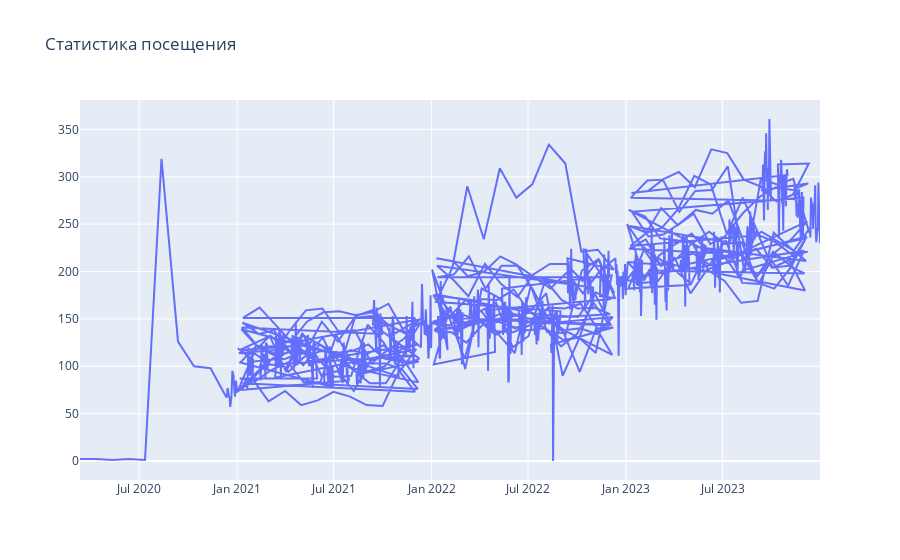

The notebook cell this image was saved under:
### Markdown cell above
Ниже приведен код для визуализации данных. Уже на этом этапе я встретила интересную ошибку, почему-то не отображается график по предложенному в статье коду, так что ниже приведен другой.

### Code cell
import sys
import warnings
warnings.filterwarnings('ignore')
from tqdm import tqdm

import pandas as pd
import numpy as np
from sklearn.metrics import mean_absolute_error, mean_squared_error

import statsmodels.formula.api as smf
import statsmodels.tsa.api as smt
import statsmodels.api as sm
import scipy.stats as scs
from scipy.optimize import minimize

import matplotlib.pyplot as plt

import seaborn as sns

from plotly.offline import download_plotlyjs, init_notebook_mode, plot, iplot
from plotly import graph_objs as go
init_notebook_mode(connected = True)

def plotly_df(df, title = ''):
    data = []

    for column in df.columns:
        trace = go.Scatter(
            x = df.index,
            y = df[column],
            mode = 'lines',
            name = column
        )
        data.append(trace)

    layout = dict(title = title)
    fig = dict(data = data, layout = layout)
    iplot(fig, show_link=False)

#data = pd.read_excel('Общая2.xlsx', index_col=False, parse_dates=['Дата'])
dataset = pd.read_csv('Общая2.csv', delimiter=';', index_col='Дата', parse_dates=['Дата'])

#dataset = pd.read_csv('hour_online.csv', index_col=['Time'], parse_dates=['Time'])
plotly_df(dataset, title = "Статистика посещения")
dataset.plot(figsize=(20,10), title = "Статистика посещения")

### Figure 1 — Plotly figure (JSON) as saved in the notebook; plotly's stock layout.template omitted (floating-point values rounded to 4 significant figures; data arrays with more than 128 entries replaced by an {"elided": "..."} marker saying what was removed)
{"data": [{"mode": "lines", "name": "Посетило", "x": {"elided": "1124 str values"}, "y": {"elided": "1124 int values"}, "type": "scatter"}], "layout": {"title": {"text": "Статистика посещения"}}}
